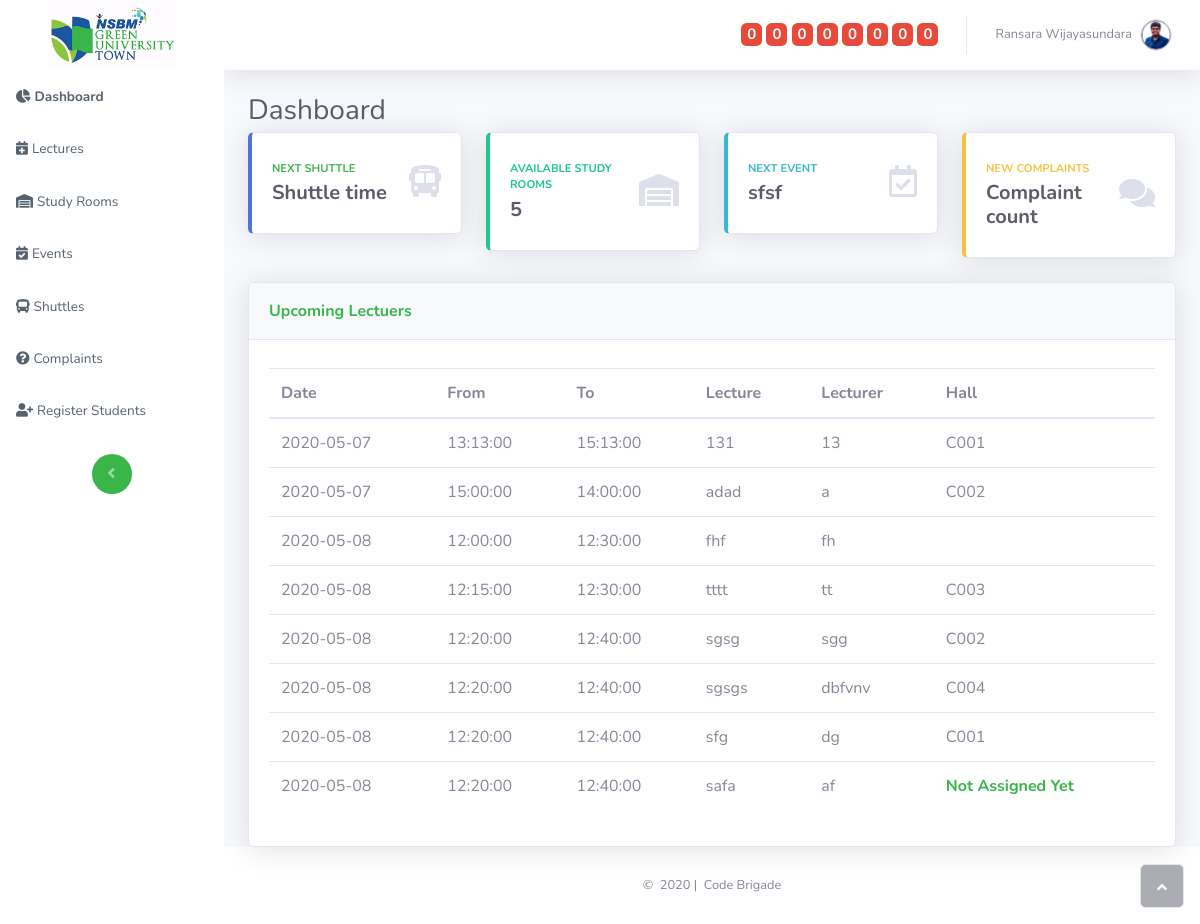
The page /dashboard.php (signed in) on the database as committed earlier.
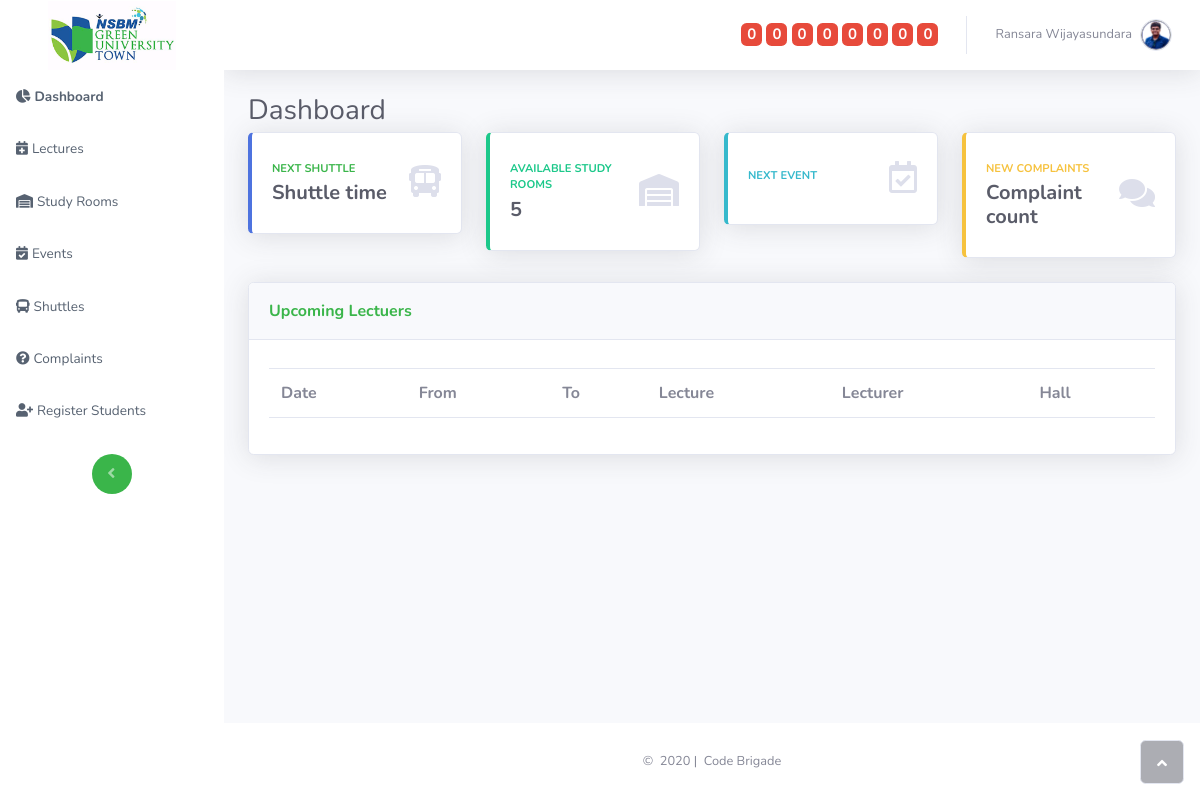
The same page on the database as committed later.
### tables this page shows
CREATE TABLE `events` (
  `eventID` int(11) NOT NULL,
  `eventClub` varchar(20) NOT NULL,
  `eventDate` date NOT NULL,
  `eventFrom` time NOT NULL,
  `eventTo` time NOT NULL,
  `eventName` varchar(40) NOT NULL,
  `eventImage` varchar(200) NOT NULL,
  `eventStatus` tinyint(1) NOT NULL DEFAULT '1',
  `eventHall` varchar(30) DEFAULT NULL
);

CREATE TABLE `lectures` (
  `lectureID` int(11) NOT NULL,
  `lectureBatch` varchar(20) NOT NULL,
  `lectureDate` date NOT NULL,
  `lectureFrom` time NOT NULL,
  `lectureTo` time NOT NULL,
  `lectureName` varchar(40) NOT NULL,
  `lectureLecturer` varchar(30) NOT NULL,
  `lectureStatus` tinyint(1) NOT NULL DEFAULT '1',
  `lectureHall` varchar(30) DEFAULT NULL
);

### dashboard.php (the view, shortened to what the changed rows need)
<!DOCTYPE html>
<html>
<head>
    <link rel="stylesheet" href="assets/bootstrap/css/bootstrap.min.css">
    <link rel="stylesheet" href="assets/fonts/fontawesome-all.min.css">
    <link rel="stylesheet" href="assets/css/custom.css">
</head>
<body id="page-top">
    <div id="wrapper">
        <div class="d-flex flex-column" id="content-wrapper">
        <?php include "assets/php/headermenu.php";?>
        <div class="container-fluid">
            <div class="row">
                <div class="col-md-6 col-xl-3 mb-4">
                    <div class="card shadow border-left-info py-2">
                        <div class="card-body">
                            <div class="row align-items-center no-gutters">
                                <div class="col mr-2">
                                    <div class="row no-gutters align-items-center">
                                        <div class="col-auto">
                                            <div class="text-dark font-weight-bold h5 mb-0 mr-3"><span><?php  global $conn; $query3 = $conn->query("select eventName from events where eventDate >= DATE(NOW()) ORDER BY eventDate,eventFrom LIMIT 1 "); while($rows3 = $query3->fetch_assoc()){$eventt = $rows3['eventName'];} echo $eventt; ?></span></div>
                                        </div>
                                    </div>
                                </div>
                            </div>
                        </div>
                    </div>
                </div>
            </div>
            <div class="card shadow">
                <div class="card-body">
                    <div class="table-responsive table mt-2" id="dataTable" role="grid" aria-describedby="dataTable_info">
                        <table class="table dataTable my-0" id="dataTable">
                            <thead>
                                <tr>
                                <th>Date</th>
                                <th>From</th>
                                <th>To</th>
                                <th>Lecture</th>
                                <th>Lecturer</th>
                                <th>Hall</th>
                                </tr>
                            </thead>
                            <tbody>
                            <?php
                                    global $conn;
                                    $query = $conn->query("select lectureID,lectureDate, lectureFrom, lectureTo, lectureName, lectureLecturer,lectureHall from lectures where  lectureDate >= DATE(NOW()) ORDER BY lectureDate,lectureFrom ");
                                    while($rows = $query->fetch_assoc()){
                                    $lecHall = $rows['lectureHall'];
                                    $nullHall = "<strong><a href='lectures.php'>Not Assigned Yet</a></strong>";
                                    ?>
                                    <tr>
                                        <td><?php echo $rows['lectureDate'];?></td>
                                        <td><?php echo $rows['lectureFrom'];?></td>
                                        <td><?php echo $rows['lectureTo'];?></td>
                                        <td><?php echo $rows['lectureName'];?></td>
                                        <td><?php echo $rows['lectureLecturer'];?></td>
                                        <td><?php if (isset($lecHall)) {echo $lecHall;} else {echo $nullHall;} ?></td>
                                        </tr>
                <?php } ?>
                            </tbody>
                        </table>
                    </div>
                </div>
            </div>
        </div>
    </div>
    </div><a class="border rounded d-inline scroll-to-top" href="#page-top"><i class="fas fa-angle-up"></i></a></div>
</body>
</html>

Rows that differ between the two databases and show on the page:
removed events: eventName "sfsf"
removed lectures: lectureDate "2020-05-07", lectureFrom "13:13:00", lectureTo "15:13:00", lectureName "131", lectureLecturer "13", lectureHall "C001"
removed lectures: lectureDate "2020-05-07", lectureFrom "15:00:00", lectureTo "14:00:00", lectureName "adad", lectureLecturer "a", lectureHall "C002"
removed lectures: lectureDate "2020-05-08", lectureFrom "12:00:00", lectureTo "12:30:00", lectureName "fhf", lectureLecturer "fh"
removed lectures: lectureDate "2020-05-08", lectureFrom "12:15:00", lectureTo "12:30:00", lectureName "tttt", lectureLecturer "tt", lectureHall "C003"
removed lectures: lectureDate "2020-05-08", lectureFrom "12:20:00", lectureTo "12:40:00", lectureName "sgsg", lectureLecturer "sgg", lectureHall "C002"
removed lectures: lectureDate "2020-05-08", lectureFrom "12:20:00", lectureTo "12:40:00", lectureName "sgsgs", lectureLecturer "dbfvnv", lectureHall "C004"
removed lectures: lectureDate "2020-05-08", lectureFrom "12:20:00", lectureTo "12:40:00", lectureName "sfg", lectureLecturer "dg", lectureHall "C001"
removed lectures: lectureDate "2020-05-08", lectureFrom "12:20:00", lectureTo "12:40:00", lectureName "safa", lectureLecturer "af"
